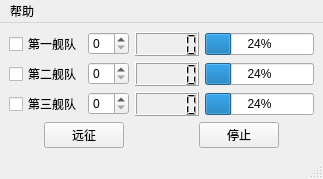
<?xml version="1.0" encoding="UTF-8"?>
<ui version="4.0">
 <class>MainWindow</class>
 <widget class="QMainWindow" name="MainWindow">
  <property name="geometry">
   <rect>
    <x>0</x>
    <y>0</y>
    <width>323</width>
    <height>179</height>
   </rect>
  </property>
  <property name="windowTitle">
   <string>MainWindow</string>
  </property>
  <widget class="QWidget" name="centralwidget">
   <layout class="QGridLayout" name="gridLayout_4">
    <item row="0" column="0">
     <layout class="QVBoxLayout" name="verticalLayout_6">
      <item>
       <layout class="QGridLayout" name="gridLayout">
        <item row="0" column="0">
         <widget class="QCheckBox" name="checkBox">
          <property name="text">
           <string>第一舰队</string>
          </property>
         </widget>
        </item>
        <item row="1" column="2">
         <widget class="QLCDNumber" name="lcdNumber_2"/>
        </item>
        <item row="1" column="3">
         <widget class="QProgressBar" name="progressBar_2">
          <property name="value">
           <number>24</number>
          </property>
         </widget>
        </item>
        <item row="2" column="0">
         <widget class="QCheckBox" name="checkBox_3">
          <property name="text">
           <string>第三舰队</string>
          </property>
         </widget>
        </item>
        <item row="2" column="1">
         <widget class="QSpinBox" name="spinBox_3"/>
        </item>
        <item row="0" column="3">
         <widget class="QProgressBar" name="progressBar">
          <property name="value">
           <number>24</number>
          </property>
         </widget>
        </item>
        <item row="0" column="1">
         <widget class="QSpinBox" name="spinBox"/>
        </item>
        <item row="1" column="0">
         <widget class="QCheckBox" name="checkBox_2">
          <property name="text">
           <string>第二舰队</string>
          </property>
         </widget>
        </item>
        <item row="0" column="2">
         <widget class="QLCDNumber" name="lcdNumber"/>
        </item>
        <item row="1" column="1">
         <widget class="QSpinBox" name="spinBox_2"/>
        </item>
        <item row="2" column="3">
         <widget class="QProgressBar" name="progressBar_3">
          <property name="value">
           <number>24</number>
          </property>
         </widget>
        </item>
        <item row="2" column="2">
         <widget class="QLCDNumber" name="lcdNumber_3"/>
        </item>
       </layout>
      </item>
      <item>
       <layout class="QGridLayout" name="gridLayout_5">
        <item row="0" column="0" alignment="Qt::AlignHCenter">
         <widget class="QPushButton" name="pushButton">
          <property name="text">
           <string>远征</string>
          </property>
         </widget>
        </item>
        <item row="0" column="1" alignment="Qt::AlignHCenter">
         <widget class="QPushButton" name="pushButton_2">
          <property name="text">
           <string>停止</string>
          </property>
         </widget>
        </item>
       </layout>
      </item>
     </layout>
    </item>
   </layout>
  </widget>
  <widget class="QMenuBar" name="menubar">
   <property name="geometry">
    <rect>
     <x>0</x>
     <y>0</y>
     <width>323</width>
     <height>23</height>
    </rect>
   </property>
   <widget class="QMenu" name="menu">
    <property name="title">
     <string>帮助</string>
    </property>
    <widget class="QMenu" name="menu_2">
     <property name="title">
      <string>当然是自己帮助自己啦</string>
     </property>
    </widget>
    <addaction name="menu_2"/>
    <addaction name="separator"/>
   </widget>
   <addaction name="menu"/>
  </widget>
  <widget class="QStatusBar" name="statusbar"/>
  <action name="actionHaha">
   <property name="text">
    <string>haha</string>
   </property>
  </action>
 </widget>
 <resources/>
 <connections/>
</ui>
